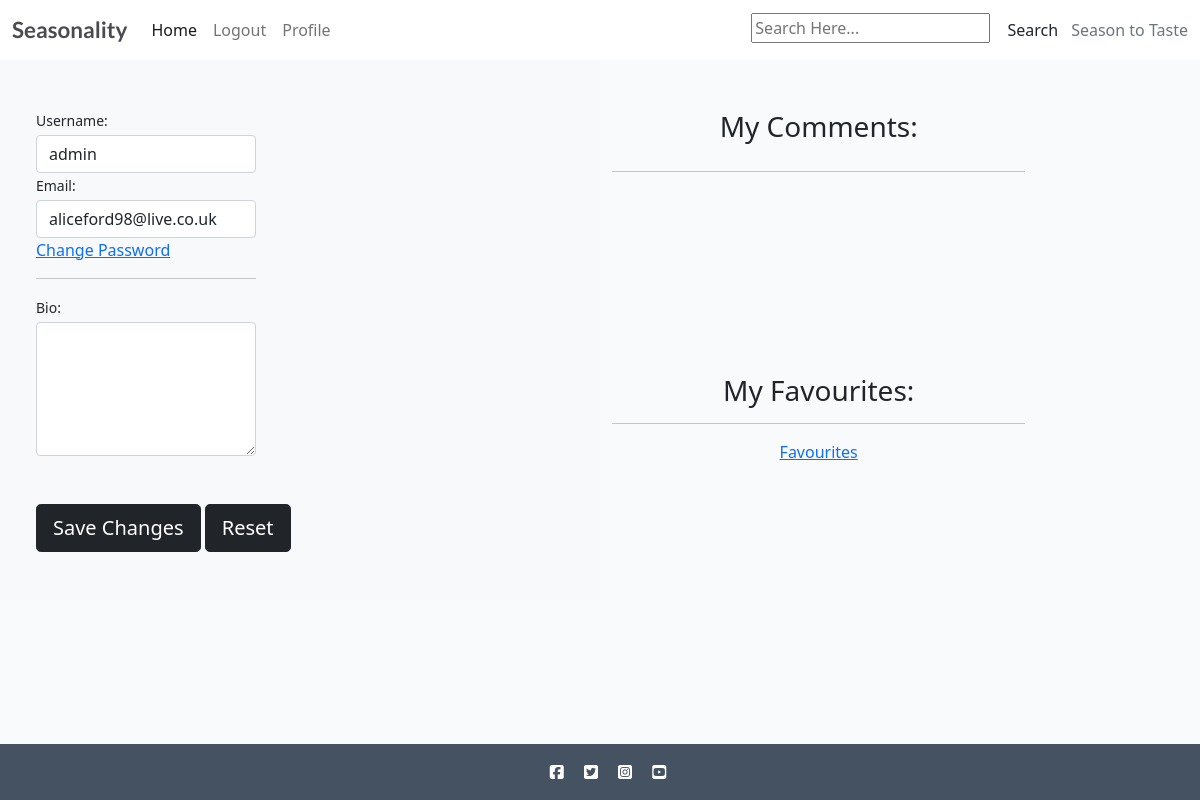
Page /profile/profile/ (signed in) on the earlier database version.
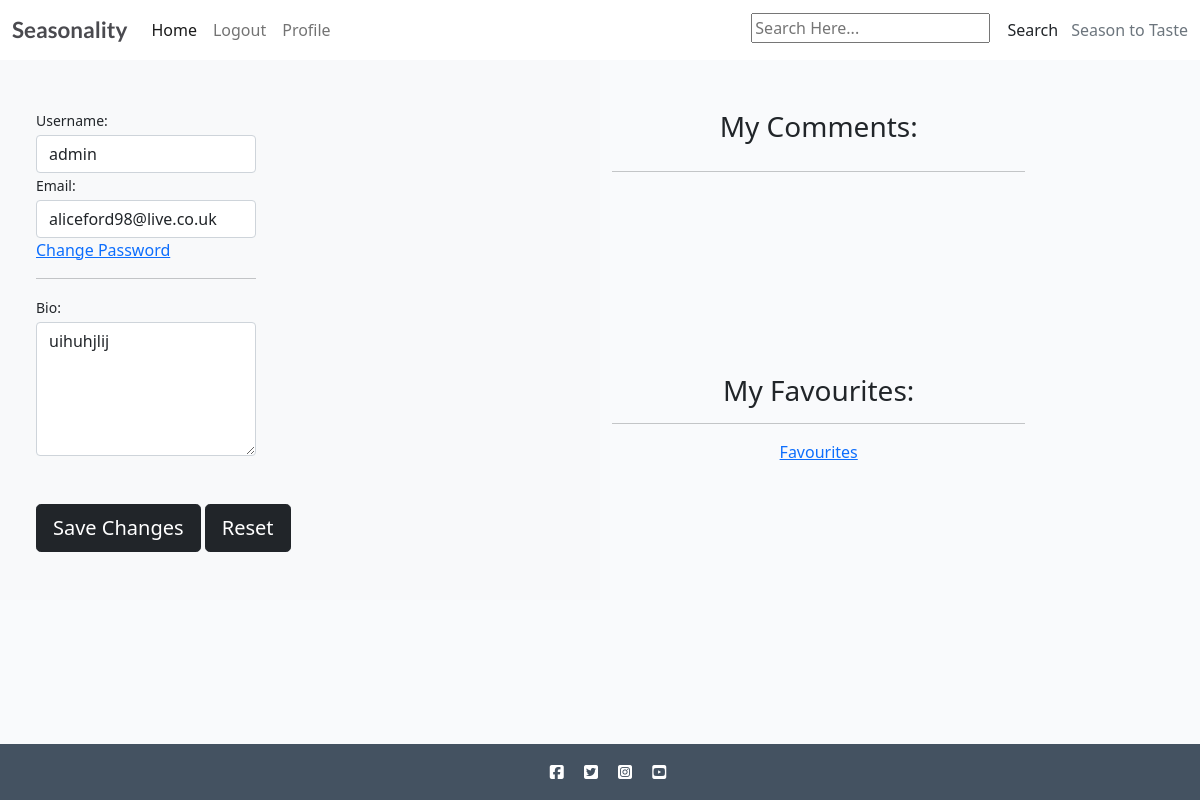
Same page on the later database version.
### profiles/models.py (models this page shows, shortened)
class Profile(models.Model):
    user = models.OneToOneField(User, on_delete=models.CASCADE)
    profile_image = CloudinaryField('image', default='placeholder')
    bio = models.TextField()

### profiles/views.py (the view)
# urls.py: path('profile/', views.profile, name='profile'),
@login_required
def profile(request):
    if request.method == 'POST':
        user_form = UpdateUserForm(request.POST, instance=request.user)
        profile_form = UpdateProfileForm(request.POST, request.FILES, instance=request.user.profile)
        if user_form.is_valid() and profile_form.is_valid():
            user_form.save()
            profile_form.save()
            saved = True
            return render(request, 'profiles/profile.html', {'user_form': user_form, 'profile_form': profile_form, "saved": True})
    else:
        user_form = UpdateUserForm(instance=request.user)
        profile_form = UpdateProfileForm(instance=request.user.profile)
        saved = False
    return render(request, 'profiles/profile.html', {'user_form': user_form, 'profile_form': profile_form, "saved": saved})

### profiles/forms.py
class UpdateUserForm(forms.ModelForm):
    username = forms.CharField(max_length=100,
                               required=True,
                               widget=forms.TextInput(attrs={'class': 'form-control'}))
    email = forms.EmailField(required=True,
                             widget=forms.TextInput(attrs={'class': 'form-control'}))
    class Meta:
        model = User
        fields = ['username', 'email']

class UpdateProfileForm(forms.ModelForm):
    bio = forms.CharField(widget=forms.Textarea(attrs={'class': 'form-control', 'rows': 5}))
    class Meta:
        model = Profile
        fields = ['bio']

### templates/profiles/profile.html (shortened to what this page needs)
{% extends "../base/base.html" %}
{% block content %}
<div class="container-fluid">
    <div class="row no-gutter">
        <div class="col-md-6 bg-light">
            <div class="login d-flex align-items-center py-5">
                <div class="container">
                    <div class="row">
                        <div class="col-12 col-md-12  mx-auto">
                            <div class="form-content">
                                <form method="post" enctype="multipart/form-data">
                                    <div class="form-row">
                                        <div class="col-md-5">
                                            <div class="form-group">
                                                <label class="small mb-1">Username:</label>
                                                {{ user_form.username }}
                                                <label class="small mb-1">Email:</label>
                                                {{ user_form.email }}
                                            </div>
                                            <div class="form-group">
                                                <a href="#">Change Password</a>
                                                <hr>
                                            </div>
                                            <label class="small mb-1">Bio:</label> {{ profile_form.bio }}
                                        </div>
                                    </div>
                                    <br><br>
                                    <button type="submit" class="btn btn-dark btn-lg">Save Changes</button>
                                    <button type="reset" class="btn btn-dark btn-lg">Reset</button>
                                </form>
                            </div>
                        </div>
                    </div>
                </div>
            </div>
        </div>
        <div class="col-md-6 d-none d-md-flex">
            <div class="row">
                <div class="text-center">
                    <h3 class="profile-extras">My Comments:</h3>
                    <div class="ml-auto pt-1">
                    </div>
                    <hr class="mb-3">
                </div>
                <div class="text-center">
                    <h3 class="profile-extras">My Favourites:</h3>
                    <hr class="mb-3">
                    <a aria-current="page" href="{% url 'favourites' %}">Favourites</a>
                </div>
            </div>
        </div>
    </div>
</div>
{% endblock %}

Differences in the rows shown:
changed Profile: bio (not shown) → "uihuhjlij"
